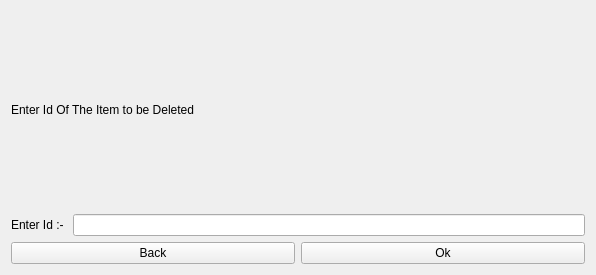
<?xml version="1.0" encoding="UTF-8"?>
<ui version="4.0">
 <class>RemoveItem</class>
 <widget class="QWidget" name="RemoveItem">
  <property name="geometry">
   <rect>
    <x>0</x>
    <y>0</y>
    <width>596</width>
    <height>275</height>
   </rect>
  </property>
  <property name="windowTitle">
   <string>Form</string>
  </property>
  <layout class="QVBoxLayout" name="verticalLayout_2">
   <item>
    <layout class="QVBoxLayout" name="verticalLayout">
     <item>
      <widget class="QLabel" name="label_2">
       <property name="text">
        <string>Enter Id Of The Item to be Deleted</string>
       </property>
      </widget>
     </item>
     <item>
      <layout class="QHBoxLayout" name="horizontalLayout_2">
       <item>
        <widget class="QLabel" name="label">
         <property name="text">
          <string>Enter Id :- </string>
         </property>
        </widget>
       </item>
       <item>
        <widget class="QLineEdit" name="idLine"/>
       </item>
      </layout>
     </item>
     <item>
      <layout class="QHBoxLayout" name="horizontalLayout">
       <item>
        <widget class="QPushButton" name="backBtn">
         <property name="text">
          <string>Back</string>
         </property>
        </widget>
       </item>
       <item>
        <widget class="QPushButton" name="okBtn">
         <property name="text">
          <string>Ok</string>
         </property>
        </widget>
       </item>
      </layout>
     </item>
    </layout>
   </item>
  </layout>
 </widget>
 <resources/>
 <connections/>
</ui>
